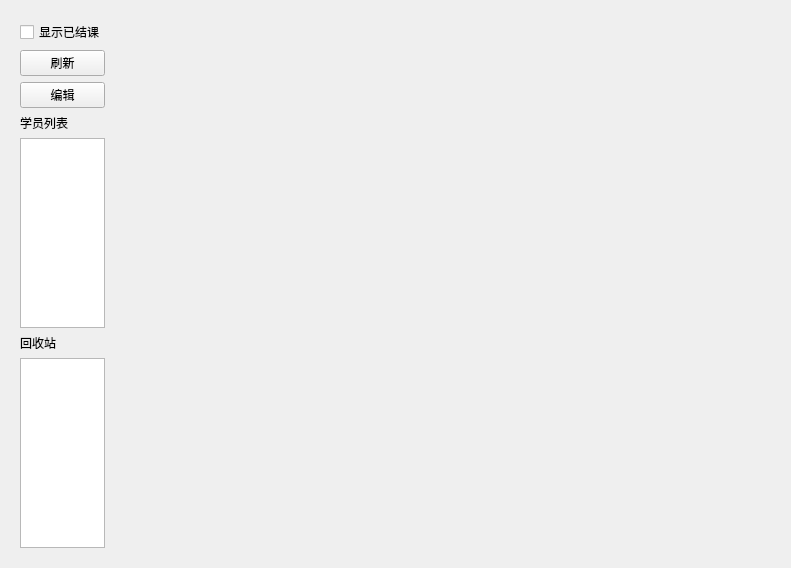
<?xml version="1.0" encoding="UTF-8"?>
<ui version="4.0">
 <class>ClassSchedule</class>
 <widget class="QWidget" name="ClassSchedule">
  <property name="geometry">
   <rect>
    <x>0</x>
    <y>0</y>
    <width>791</width>
    <height>568</height>
   </rect>
  </property>
  <property name="windowTitle">
   <string>Form</string>
  </property>
  <layout class="QHBoxLayout" name="horizontalLayout" stretch="1,7">
   <item>
    <widget class="QWidget" name="widget" native="true">
     <layout class="QVBoxLayout" name="verticalLayout">
      <item>
       <widget class="QCheckBox" name="checkBox">
        <property name="text">
         <string>显示已结课</string>
        </property>
       </widget>
      </item>
      <item>
       <widget class="QPushButton" name="pushButton_flash">
        <property name="text">
         <string>刷新</string>
        </property>
       </widget>
      </item>
      <item>
       <widget class="QPushButton" name="pushButton_edit">
        <property name="text">
         <string>编辑</string>
        </property>
       </widget>
      </item>
      <item>
       <widget class="QLabel" name="label">
        <property name="text">
         <string>学员列表</string>
        </property>
       </widget>
      </item>
      <item>
       <widget class="QListView" name="listView_stu"/>
      </item>
      <item>
       <widget class="QLabel" name="label_2">
        <property name="text">
         <string>回收站</string>
        </property>
       </widget>
      </item>
      <item>
       <widget class="QListView" name="listView_trash"/>
      </item>
     </layout>
    </widget>
   </item>
   <item>
    <widget class="QWidget" name="widget_classTable" native="true">
     <layout class="QGridLayout" name="gridLayout"/>
    </widget>
   </item>
  </layout>
 </widget>
 <resources/>
 <connections/>
</ui>
